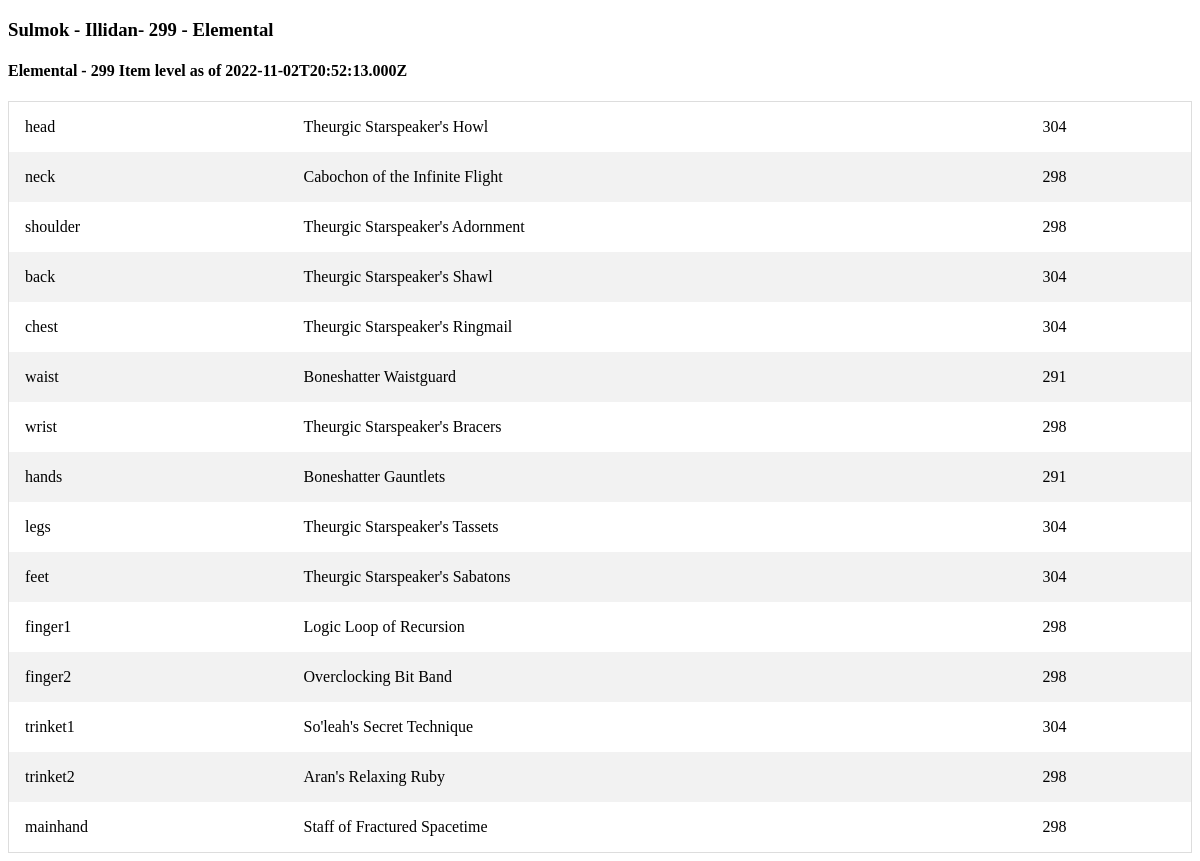
Screenshot of /us/Illidan/Sulmok with the database file from the repository.
### tables this page shows
CREATE TABLE character_gear (
    name TEXT
    ,region TEXT
    ,realm TEXT
    ,last_crawled_at TEXT
    ,equipped_item_level TEXT
    ,item_slot TEXT
    ,item_level TEXT
    ,item_name TEXT
    ,unique_key UNIQUE
    , active_spec_name TEXT, active_spec_role TEXT);

### app.py (the view)
@app.route('/<region>/<realm>/<character_name>')
def character_name(region,realm,character_name):
    conn = create_connection()
    cursor = conn.cursor()
    distinct_crawl_dates = cursor.execute("""select distinct active_spec_role,active_spec_name,last_crawled_at,equipped_item_level
                                        from character_gear
                                        where name = '{}'
                                            and realm = '{}'
                                            and region = '{}'
                                        order by last_crawled_at desc
                                            """.format(character_name,realm,region)).fetchall()
    results = cursor.execute("""select *
                            from character_gear
                            where name = '{}'
                                and realm = '{}'
                                and region = '{}'
                                """.format(character_name,realm,region))
    data = results.fetchall()
    character = cursor.execute("""select *
                            from character_gear
                            where name = '{}'
                                and realm = '{}'
                                and region = '{}'
                                """.format(character_name,realm,region)).fetchone()
    return render_template('character.html',data=data,character=character,distinct_crawl_dates=distinct_crawl_dates)

### app.py (called while the page is built)
def create_connection():
    conn = None
    try:
        file ="/home/terrysey/MythicPlus/mplus.db"
        conn = sqlite3.connect(file
        ,detect_types=sqlite3.PARSE_DECLTYPES)
        conn.row_factory=sqlite3.Row
        return conn
    except Error as e:
        print(e)
        try:
            file="/Users/terryseyler/Library/CloudStorage/OneDrive-Personal/git/warcraftLogs/App/mplus.db"
            conn = sqlite3.connect(file
            ,detect_types=sqlite3.PARSE_DECLTYPES)
            conn.row_factory=sqlite3.Row
            return conn
        except Error as e:
            print(e)

### templates/character.html
<!doctype html>
<link rel="stylesheet" href="{{ url_for('static', filename='style.css') }}">
<html>
<h3>{{ character['name'] }} - {{ character['realm'] }}- {{ character['equipped_item_level'] }} - {{ character['active_spec_name'] }}</h3>
{% for date in distinct_crawl_dates %}
<h4>{{ date['active_spec_name'] }} - {{date['equipped_item_level']}} Item level as of {{date['last_crawled_at'] }}</h4>
<table>
{% for item in data %}
{% if item['last_crawled_at'] == date['last_crawled_at'] %}
<tr>
  <td>{{ item['item_slot'] }}</td>
  <td>{{ item['item_name'] }}</td>
  <td>{{ item['item_level'] }}</td>
{% endif %}
{% endfor %}
{% endfor %}

### static/style.css (style rules this page uses)
table { border-collapse: collapse; border-spacing: 0; width: 100%; border: 1px solid #ddd; }
th, td { text-align: left; padding: 16px; }
tr:nth-child(even) { background-color: #f2f2f2; }

### rows the page displays
character_gear: name "Sulmok", realm "Illidan", equipped_item_level "299", active_spec_name "Elemental", item_slot "head", item_name "Theurgic Starspeaker's Howl", item_level "304"
character_gear: item_slot "neck", item_name "Cabochon of the Infinite Flight", item_level "298"
character_gear: item_slot "shoulder", item_name "Theurgic Starspeaker's Adornment", item_level "298"
character_gear: item_slot "back", item_name "Theurgic Starspeaker's Shawl", item_level "304"
character_gear: item_slot "chest", item_name "Theurgic Starspeaker's Ringmail", item_level "304"
character_gear: item_slot "waist", item_name "Boneshatter Waistguard", item_level "291"
character_gear: item_slot "wrist", item_name "Theurgic Starspeaker's Bracers", item_level "298"
character_gear: item_slot "hands", item_name "Boneshatter Gauntlets", item_level "291"
character_gear: item_slot "legs", item_name "Theurgic Starspeaker's Tassets", item_level "304"
character_gear: item_slot "feet", item_name "Theurgic Starspeaker's Sabatons", item_level "304"
character_gear: item_slot "finger1", item_name "Logic Loop of Recursion", item_level "298"
character_gear: item_slot "finger2", item_name "Overclocking Bit Band", item_level "298"
character_gear: item_slot "trinket1", item_name "So'leah's Secret Technique", item_level "304"
character_gear: item_slot "trinket2", item_name "Aran's Relaxing Ruby", item_level "298"
character_gear: item_slot "mainhand", item_name "Staff of Fractured Spacetime", item_level "298"

### other values shown
{{ date['active_spec_name'] }} "Elemental"
{{ date['equipped_item_level'] }} "299"
{{ date['last_crawled_at'] }} "2022-11-02T20:52:13.000Z"
